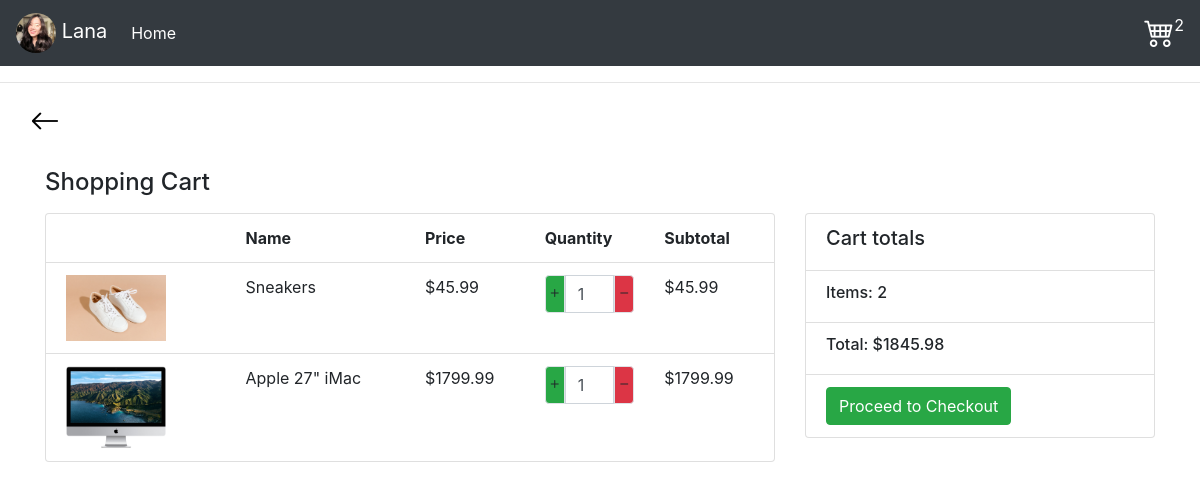
The app's page /cart/ (signed in) with its own data.
### mystore/models.py (models this page shows, shortened)
class OrderItem(models.Model):
	product = models.ForeignKey(Product, on_delete=models.SET_NULL, null=True)
	order = models.ForeignKey(Order, on_delete=models.SET_NULL, null=True)
	quantity = models.IntegerField(default=0, null=True, blank=True)
	date_added = models.DateTimeField(auto_now_add=True)
	@property
	def get_total(self):
		total = self.product.price * self.quantity
		return total

class Product(models.Model):
	name = models.CharField(max_length=200)
	price = models.FloatField()
	description = models.TextField(default='SOME STRING')
	image = models.ImageField(null=True, blank=True)
	@property
	def imageURL(self):
		try:
			url = self.image.url
		except:
			url = ''
		return url

class Order(models.Model):
	customer = models.ForeignKey(Customer, on_delete=models.SET_NULL, null=True, blank=True)
	date_ordered = models.DateTimeField(auto_now_add=True)
	complete = models.BooleanField(default=False)
	transaction_id = models.CharField(max_length=100, null=True)
	@property
	def get_cart_total(self):
		orderitems = self.orderitem_set.all()
		total = sum([item.get_total for item in orderitems])
		return total
	@property
	def get_cart_items(self):
		orderitems = self.orderitem_set.all()
		total = sum([item.quantity for item in orderitems])
		return total

### mystore/views.py (the view)
# urls.py: path('cart/', views.cart, name = 'cart'),
def cart(request):
	customer = request.user.customer
	order, created = Order.objects.get_or_create(customer=customer, complete=False)
	items = order.orderitem_set.all()
	cartItems = order.get_cart_items
	context = {'items':items, 'order':order, 'cartItems':cartItems}
	return render(request, 'mystore/cart.html', context)

### mystore/Templates/mystore/cart.html
{% extends 'mystore/main.html' %}
{% load static %}
{% block content %}
<div class='row'>
    <a href="{% url 'mystore' %}">
        <i class="bi bi-arrow-left" style='font-size: 30px; color:black'></i>
    </a>
</div>
<h4 class='pt-4'>Shopping Cart</h4>
<div class='pt-2 row'>
    <div class="col-8">
        <ul class="list-group">
            <li class=list-group-item>
                <div class='row'>
                    <div class="col-3"></div>
                    <div class="col-3"><strong>Name</strong></div>
                    <div class="col-2"><strong>Price</strong></div>
                    <div class="col-2"><strong>Quantity</strong></div>
                    <div class="col-2"><strong>Subtotal</strong></div>
            </li>
            {% if not order.get_cart_items %}
            <li class="list-group-item" style='text-align: center'>
                <i class="bi bi-cart-x-fill" style="font-size: 50px"></i>
                <h5>Empty cart</h5>
            </li>
            {% else %}
            {% for item in items %}
            <li class="list-group-item">
                <div class='row'>
                    <div class="col-3">
                        <img src="{{item.product.imageURL}}" width='100px'>
                    </div>
                    <div class="col-3">
                        {{item.product.name}}
                    </div>
                    <div class="col-2">
                        ${{item.product.price}}
                    </div>
                    <div class="col-2">
                        <div class="input-group">
                            <span class="input-group-btn border rounded-left bg-success">
                                <button data-product="{{item.product.id}}" data-action="add" type="button"
                                    class="btn p-0 mt-1 update-cart">
                                    <i class="bi bi-plus"></i>
                                </button>
                            </span>
                            <input type="text" class="form-control input-number" value="{{item.quantity}}">
                            <span class="input-group-btn border rounded-right bg-danger">
                                <button data-product="{{item.product.id}}" data-action="remove" type="button"
                                    class="btn p-0 mt-1 update-cart">
                                    <i class="bi bi-dash"></i>
                                </button>
                            </span>
                        </div>
                    </div>
                    <div class="col-2">
                        ${{item.get_total}}
                    </div>
                </div>
            </li>
            {% endfor %}
            {% endif %}
        </ul>
    </div>
    <div class="col-4">
        <ul class="list-group">
            <li class="list-group-item">
                <h5>Cart totals</h5>
            </li>
            <li class="list-group-item">
                <h6>Items: {{order.get_cart_items}}</h5>
            </li>
            <li class="list-group-item">
                <h6>Total: ${{order.get_cart_total}}</h5>
            </li>
            <li class="list-group-item">
                <a class='btn btn-success' href="#">Proceed to Checkout</a>
            </li>
        </ul>
    </div>
</div>
{% endblock content %}

### mystore/Templates/mystore/main.html (shortened to what this page needs)
<!DOCTYPE html>
{% load static %}
<html>
<head>
	<link rel="stylesheet" href="https://stackpath.bootstrapcdn.com/bootstrap/4.4.1/css/bootstrap.min.css">
    <link rel="stylesheet" href="https://cdn.jsdelivr.net/npm/bootstrap-icons@1.3.0/font/bootstrap-icons.css">
</head>
<body>
    <nav class = 'navbar navbar-expand-lg navbar-dark bg-dark'>
        <a class = 'navbar-brand' href = '#'>
            <img src="{% static 'images/profile.png' %}" class = 'rounded-circle' width = '40px'>
            Lana
        </a>
        <div class="collapse navbar-collapse" id="navbarSupportedContent">
            <ul class="navbar-nav mr-auto">
              <li class="nav-item active">
                <a class="nav-link" href="{% url 'mystore' %}">Home <span class="sr-only">(current)</span></a>
              </li>
            </ul>
            <div class="form-inline my-2 my-lg-0">
                 <a href="{% url 'cart' %}">
                    <i class="bi bi-cart4" style = 'font-size: 30px; color:white' ></i>
                </a>
                <p id="cart-total" style = 'color:white'>{{cartItems}}</p>
            </div>
        </div>
    </nav>
    <hr>
    <div class="container">
        {% block content %}
        {% endblock content %}
    </div>
</body>
</html>

### records on screen
OrderItem: product.imageURL (picture), product.name "Sneakers", product.price "45.99", quantity "1", get_total "45.99"
OrderItem: product.imageURL (picture), product.name "Apple 27\" iMac", product.price "1799.99", quantity "1", get_total "1799.99"
Order: get_cart_items "2", get_cart_total "1845.98"

### other values on screen
{{ cartItems }} "2"
